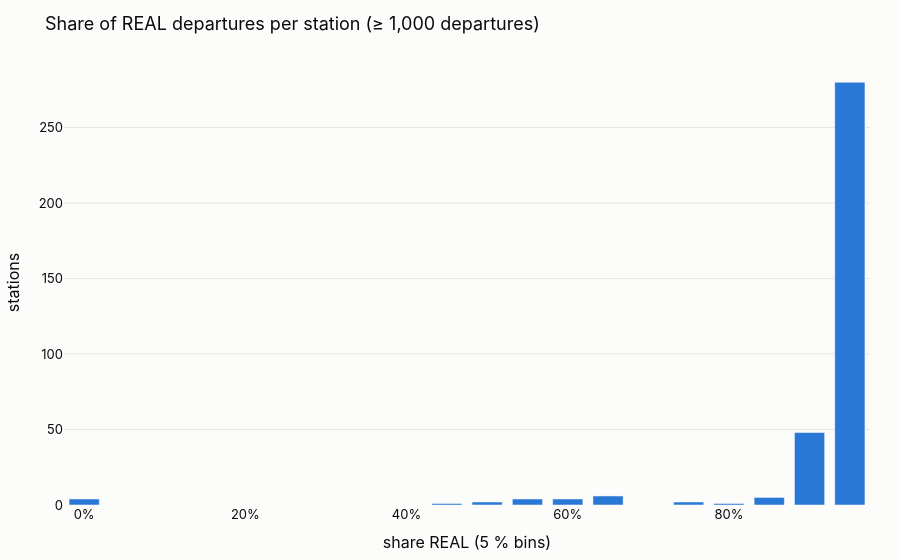

Notebook source saved alongside this figure:
### Markdown cell above
> **Finding 4.4.** 
- 729 stations with a Swiss number are served by the scope.
- The busiest are all ≥ 90 % `REAL` (Zürich HB 95.6 %, Bern 95.8 %, Genève 90.4 %, St. Gallen 98.2 %).
- 75 stations are below 50 %, all small.

### Code cell
# 4.5 Chart: distribution of the REAL share across stations
bins = q(f"""
WITH s AS (
  SELECT station_id, avg((dep_status = 'REAL')::INT) AS share_real
  FROM trains WHERE {SCOPE} AND is_swiss AND dep_planned IS NOT NULL
  GROUP BY station_id HAVING count(*) >= 1000
)
SELECT floor(share_real * 20) / 20 AS bin, count(*) AS stations FROM s GROUP BY ALL ORDER BY bin
""")
fig = px.bar(bins, x="bin", y="stations", title="Share of REAL departures per station (≥ 1,000 departures)")
fig.update_traces(marker_color=SERIES[0])
fig.update_layout(xaxis_title="share REAL (5 % bins)", yaxis_title="stations", xaxis_tickformat=".0%")
fig.show()

### Figure 1 — Plotly figure (JSON) as saved in the notebook; plotly's stock layout.template omitted (floating-point values rounded to 4 significant figures)
{"data": [{"hovertemplate": "bin=%{x}<br>stations=%{y}<extra></extra>", "legendgroup": "", "marker": {"color": "#2a78d6", "pattern": {"shape": ""}}, "name": "", "orientation": "v", "showlegend": false, "textposition": "auto", "type": "bar", "x": [0.0, 0.45, 0.5, 0.55, 0.6, 0.65, 0.75, 0.8, 0.85, 0.9, 0.95], "xaxis": "x", "y": [4, 1, 2, 4, 4, 6, 2, 1, 5, 48, 280], "yaxis": "y"}], "layout": {"barmode": "relative", "legend": {"tracegroupgap": 0}, "title": {"text": "Share of REAL departures per station (≥ 1,000 departures)"}, "xaxis": {"anchor": "y", "domain": [0, 1], "tickformat": ".0%", "title": {"text": "share REAL (5 % bins)"}}, "yaxis": {"anchor": "x", "domain": [0, 1], "title": {"text": "stations"}}}}
